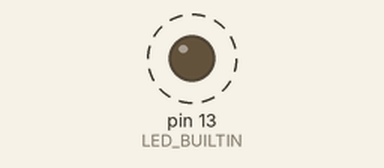
Bench run of a sketch on a simulated Arduino Uno, built with avr-gcc and run on an emulated ATmega328P. Shown: output pins drawn as LEDs (lit = HIGH). Dashed ring = blinking. What the sketch prints to the serial monitor is not drawn.

Above: at 0.5 s.
Timing chart, 0 to 4.6 s (numbered marks = the images above):
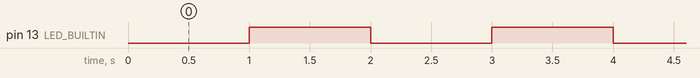

Measured:
- by itself, pin 13 (LED_BUILTIN): alternates HIGH for 1.0 s and LOW for 1.0 s

The sketch:

SerialBlinkExample.ino
```cpp
void setup() {
pinMode(LED_BUILTIN, OUTPUT);
Serial.begin(115200);
}

//Ava Tools - Serial Monitor, vaheta baud 115200 peale.
//Serial Monitor on hea mõte debugimiseks.
void loop() {

Serial.println("Alustan, Low");
Serial.println(LOW);
digitalWrite(LED_BUILTIN, LOW);
delay(1000);

Serial.println("lõpetan");
digitalWrite(LED_BUILTIN, HIGH);
delay(1000);
}
```
